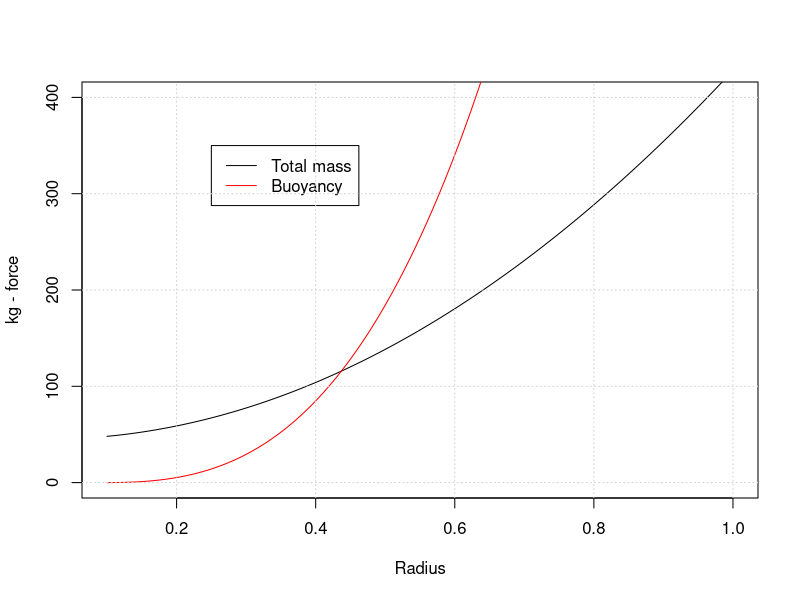

Here is the R script that generated this plot:
## ---- chunk 1
knitr::opts_chunk$set(echo = TRUE)
## ---- chunk 2
mean(outer(1:6,1:6,"/"))
## ---- chunk 3
# Uniform random percent of each job performed by Al
# Note that I added the underscore to prevent name
# collision with R functions
p_f=runif(100000)
p_t=runif(100000)
al_time = 2*p_f + p_t
ben_time = 3*(1-p_f) + 2*(1-p_t)

# We aren't done until the larger of these two have finished
job_time = ifelse(al_time>ben_time,al_time,ben_time)

# The best solution is the min of this value
print(paste0('Best time = ',min(job_time)))

# Allocation for this optimum
print(paste0('Portion of flat work done by Al = ',p_f[which.min(job_time)]))
print(paste0('Portion of trim work done by Al = ',p_t[which.min(job_time)]))

## ---- chunk 4
foo = function(r) {
    return(2000*pi*r^3/3 - 225*pi*r^2 + 25*pi*r/8 - 45 + 59*pi/192)
}

r=uniroot(foo,c(0,1))$root
print(paste0("Numerical solution for r     = ",r))

r=0.436911963870549   # outside radius of hemisphere (from sympy)
r2=r-0.025            # inside radius of hemisphere
freeboard=0.1         # height from water to top of hemisphere
boy_mass=45           # mass of the passenger

water_volume = pi*r*(r-freeboard)^2 - pi*(r-freeboard)^3/3

displaced_mass = water_volume*1000
concrete_mass = (2/3*pi*r^3-2/3*pi*r2^3)*2.5*1000

total_mass = concrete_mass + boy_mass

print(paste0('Outside radius of hemisphere = ',r))
print(paste0('Outside diameter of hemisphere = ',2*r))
print(paste0('water volume     = ',water_volume))
print(paste0('displaced mass   = ',displaced_mass))
print(paste0('concrete mass    = ',concrete_mass))
print(paste0('total craft mass = ',total_mass))

## ---- chunk 5
spec_gravity=2.5   # Given in problem definition
freeboard=0.10     # Given in problem definition
mass_boy=45        # Given in problem definition

water_density=1000 # kg per m^3 (assumed water density)

r=seq(0.1,1,length.out=200)   # Range of hemisphere radii to be explored

outside_volume=2/3*pi*r^3
inside_volume=2/3*pi*(r-0.025)^3
concrete_mass=(outside_volume-inside_volume)*spec_gravity*water_density
total_mass = concrete_mass + mass_boy

## For bottom part of hemisphere (height = h)
##
##    V = pi*R*h^2 - pi*h^3/3

displaced_volume = pi*r*(r-0.1)^2-pi*(r-0.1)^3/3
buoyancy=displaced_volume*water_density

plot(r,total_mass,type='l',xlab='Radius',ylab='kg - force',xlim=c(0.1,1),ylim=c(0,400))
lines(r,buoyancy,col='red')
legend(0.25,350,c('Total mass','Buoyancy'),lty="solid",col=c("black","red"))
grid()
## ---- chunk 6
num_trial=10000

win_code = function(s) {
    r=0
    if (all(c(1,2,3) %in% s)) {r=1}
    if (all(c(4,5,6) %in% s)) {r=2}
    if (all(c(7,8,9) %in% s)) {r=3}
    if (all(c(1,4,7) %in% s)) {r=4}
    if (all(c(2,5,8) %in% s)) {r=5}
    if (all(c(3,6,9) %in% s)) {r=6}
    if (all(c(1,5,9) %in% s)) {r=7}
    if (all(c(3,5,7) %in% s)) {r=8}
    return(r)    
}

result=c()
for (i in 1:num_trial) {
    ann=c()
    bev=c()
    s=sample(1:9)
    for (k in 1:9) {
        if (k%%2 == 1) {
            ann=c(ann,s[k])
            r=win_code(ann)
            if (r > 0) {
                result=c(result,1)
                break
            }
        } else {
            bev=c(bev,s[k])
            r=win_code(bev)
            if (r>0) {
                result=c(result,2)
                break
            }
            
        }
    }
}
print(paste0("Ann wins = ",sum(result==1)/length(result)))
print(paste0("Bev wins = ",sum(result==2)/length(result)))
print(paste0("Draws    = ",num_trial-length(result)))
